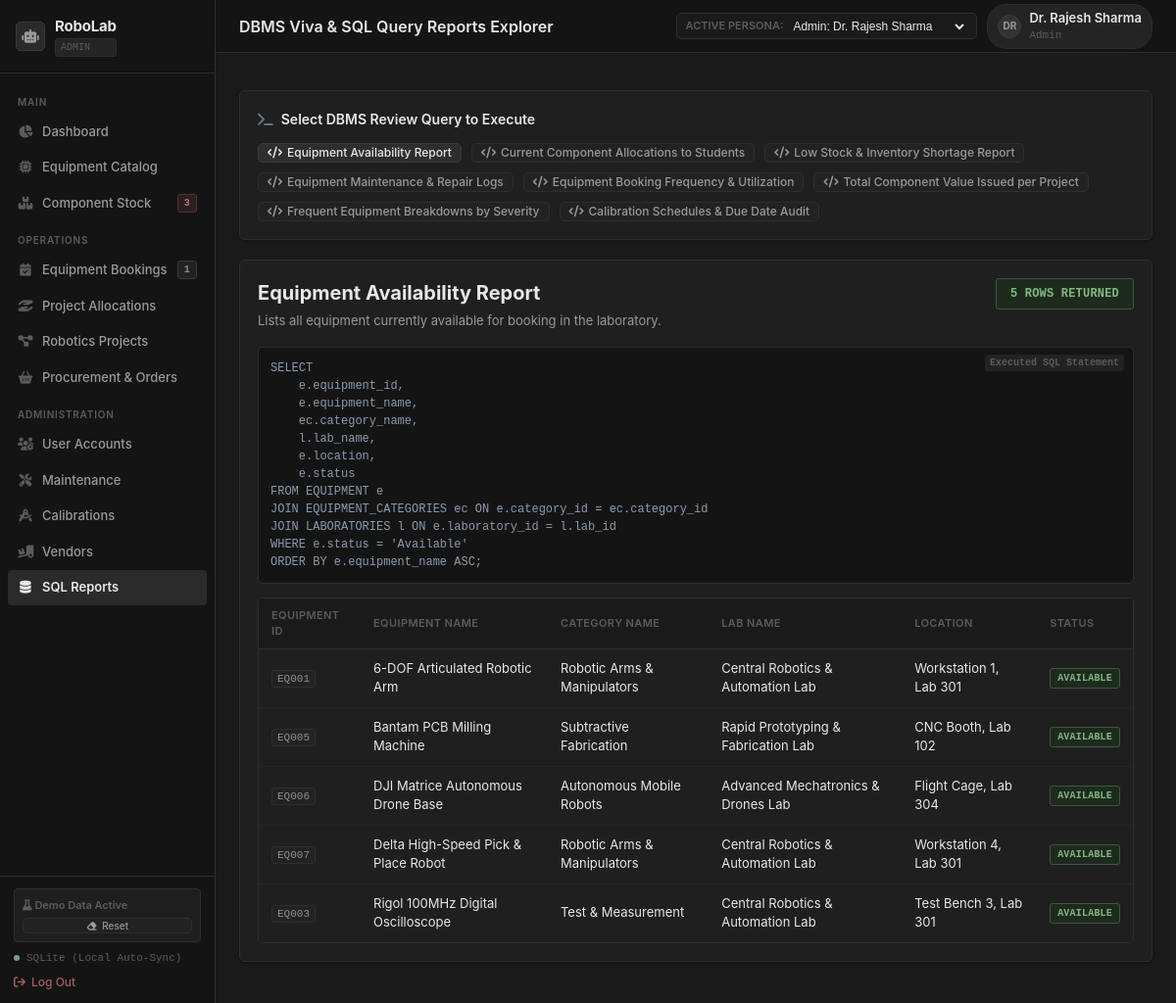
Page /reports on the committed database.
### tables this page shows
CREATE TABLE ROLES (
    role_id INTEGER PRIMARY KEY AUTOINCREMENT,
    role_name TEXT NOT NULL UNIQUE,
    description TEXT,
    created_at DATETIME DEFAULT CURRENT_TIMESTAMP
);

CREATE TABLE USERS (
    user_id INTEGER PRIMARY KEY AUTOINCREMENT,
    role_id INTEGER NOT NULL,
    full_name TEXT NOT NULL,
    email TEXT NOT NULL UNIQUE,
    password_hash TEXT DEFAULT 'pbkdf2:sha256:default_hash',
    roll_number TEXT UNIQUE,
    phone TEXT,
    department TEXT DEFAULT 'Robotics & Automation',
    created_at DATETIME DEFAULT CURRENT_TIMESTAMP,
    FOREIGN KEY (role_id) REFERENCES ROLES(role_id)
);

CREATE TABLE EQUIPMENT (
    equipment_id TEXT PRIMARY KEY,
    equipment_name TEXT NOT NULL,
    category_id INTEGER NOT NULL,
    laboratory_id INTEGER NOT NULL,
    serial_number TEXT UNIQUE,
    purchase_date TEXT NOT NULL,
    warranty_end TEXT,
    status TEXT CHECK(status IN ('Available', 'In Use', 'Maintenance', 'Decommissioned')) DEFAULT 'Available',
    location TEXT NOT NULL,
    description TEXT,
    created_at DATETIME DEFAULT CURRENT_TIMESTAMP,
    FOREIGN KEY (category_id) REFERENCES EQUIPMENT_CATEGORIES(category_id),
    FOREIGN KEY (laboratory_id) REFERENCES LABORATORIES(lab_id)
);

CREATE TABLE EQUIPMENT_CATEGORIES (
    category_id INTEGER PRIMARY KEY AUTOINCREMENT,
    category_name TEXT NOT NULL UNIQUE,
    description TEXT
);

CREATE TABLE LABORATORIES (
    lab_id INTEGER PRIMARY KEY AUTOINCREMENT,
    lab_name TEXT NOT NULL UNIQUE,
    location_code TEXT NOT NULL,
    incharge_id INTEGER,
    contact_number TEXT,
    FOREIGN KEY (incharge_id) REFERENCES USERS(user_id)
);

### app.py (the view)
@app.route('/reports')
@login_required
def reports_view():
    selected_key = request.args.get('report', 'available_equipment')
    if selected_key not in REPORT_QUERIES:
        selected_key = 'available_equipment'
    report_info = REPORT_QUERIES[selected_key]
    results = query_db(report_info['sql'])
    columns = list(results[0].keys()) if results else []
    return render_template('reports.html',
                           reports_catalog=REPORT_QUERIES,
                           selected_key=selected_key,
                           report_info=report_info,
                           columns=columns,
                           results=results)

### templates/reports.html (shortened to what this page needs)
{% extends "layout.html" %}
{% block page_title %}DBMS Viva &amp; SQL Query Reports Explorer{% endblock %}
{% block content %}
<div class="card-section">
    <div class="section-header">
        <div class="section-title">
            <i class="fa-solid fa-terminal" style="color: var(--accent-cyan);"></i>
            <span>Select DBMS Review Query to Execute</span>
        </div>
    </div>
    <div style="display: flex; gap: 10px; flex-wrap: wrap;">
        {% for key, r in reports_catalog.items() %}
        <a href="{{ url_for('reports_view', report=key) }}" class="btn {% if selected_key == key %}btn-primary{% else %}btn-secondary{% endif %} btn-sm">
            <i class="fa-solid fa-code"></i>
            <span>{{ r.title }}</span>
        </a>
        {% endfor %}
    </div>
</div>
<div class="card-section">
    <div style="display: flex; justify-content: space-between; align-items: flex-start; margin-bottom: 16px;">
        <div>
            <h2 style="font-family: var(--font-heading); font-size: 20px; font-weight: 700; color: var(--text-primary); margin-bottom: 4px;">
                {{ report_info.title }}
            </h2>
            <p style="color: var(--text-secondary); font-size: 13px;">
                {{ report_info.desc }}
            </p>
        </div>
        <span class="badge badge-available" style="padding: 6px 14px; font-size: 12px;">
            {{ results|length }} Rows Returned
        </span>
    </div>
    <div class="sql-box">
        <span class="sql-badge">Executed SQL Statement</span>
        <pre><code>{{ report_info.sql.strip() }}</code></pre>
    </div>
    <div class="table-container">
        <table class="table-modern">
            <thead>
                <tr>
                    {% for col in columns %}
                    <th>{{ col.replace('_', ' ').title() }}</th>
                    {% endfor %}
                </tr>
            </thead>
            <tbody>
                {% for row in results %}
                <tr>
                    {% for col in columns %}
                    <td>
                        {% if 'status' in col.lower() %}
                            <span class="badge badge-{{ (row[col]|string).lower().replace(' ', '-').replace('_', '-') }}">{{ row[col] }}</span>
                        {% elif 'id' in col.lower() %}
                            <span class="code-pill">{{ row[col] }}</span>
                        {% elif 'cost' in col.lower() or 'value' in col.lower() %}
                            <span style="font-family: var(--font-mono); font-weight: 600;">₹{{ "%.2f"|format(row[col]|float) if row[col] is not none else '0.00' }}</span>
                        {% else %}
                            {{ row[col] if row[col] is not none else '&mdash;' }}
                        {% endif %}
                    </td>
                    {% endfor %}
                </tr>
                {% else %}
                <tr>
                    <td colspan="{{ columns|length or 1 }}" style="text-align: center; color: var(--text-muted); padding: 30px;">
                        No records returned for this query.
                    </td>
                </tr>
                {% endfor %}
            </tbody>
        </table>
    </div>
</div>
{% endblock %}

### templates/layout.html (shortened to what this page needs)
<!DOCTYPE html>
<html lang="en">
<head>
    <link rel="stylesheet" href="{{ url_for('static', filename='css/fontawesome.min.css') }}">
    <link rel="stylesheet" href="{{ url_for('static', filename='css/style.css') }}">
</head>
<body>
    <div class="app-container">
        <aside class="sidebar">
            <div class="brand-section">
                <div class="brand-icon">
                    <i class="fa-solid fa-robot"></i>
                </div>
                <div>
                    <div class="brand-title">RoboLab</div>
                    <div class="brand-badge">{{ current_user.role_name if current_user else 'PORTAL' }}</div>
                </div>
            </div>
            <ul class="nav-menu">
                <li class="nav-section-title">Main</li>
                <li class="nav-item">
                    <a href="{{ url_for('dashboard') }}" class="nav-link {% if request.endpoint == 'dashboard' %}active{% endif %}">
                        <i class="fa-solid fa-chart-pie"></i>
                        <span>{% if current_user and current_user.role_name == 'Student' %}My Student Portal{% else %}Dashboard{% endif %}</span>
                    </a>
                </li>
                <li class="nav-item">
                    <a href="{{ url_for('equipment_list') }}" class="nav-link {% if request.endpoint in ['equipment_list', 'equipment_detail'] %}active{% endif %}">
                        <i class="fa-solid fa-microchip"></i>
                        <span>Equipment Catalog</span>
                    </a>
                </li>
                <li class="nav-item">
                    <a href="{{ url_for('components_list') }}" class="nav-link {% if request.endpoint == 'components_list' %}active{% endif %}">
                        <i class="fa-solid fa-boxes-stacked"></i>
                        <span>Component Stock</span>
                        {% if low_stock_alerts_count > 0 and (not current_user or current_user.role_name in ['Admin', 'Lab Technician']) %}
                            <span class="badge badge-overdue" style="margin-left: auto; padding: 1px 6px; font-size: 10px;">{{ low_stock_alerts_count }}</span>
                        {% endif %}
                    </a>
                </li>
                <li class="nav-section-title">Operations</li>
                <li class="nav-item">
                    <a href="{{ url_for('bookings_list') }}" class="nav-link {% if request.endpoint == 'bookings_list' %}active{% endif %}">
                        <i class="fa-solid fa-calendar-check"></i>
                        <span>{% if current_user and current_user.role_name == 'Student' %}My Slot Bookings{% else %}Equipment Bookings{% endif %}</span>
                        {% if pending_bookings_count > 0 and (not current_user or current_user.role_name in ['Admin', 'Faculty']) %}
                            <span class="badge badge-pending" style="margin-left: auto; padding: 1px 6px; font-size: 10px;">{{ pending_bookings_count }}</span>
                        {% endif %}
                    </a>
                </li>
                <li class="nav-item">
                    <a href="{{ url_for('allocations_list') }}" class="nav-link {% if request.endpoint == 'allocations_list' %}active{% endif %}">
                        <i class="fa-solid fa-hand-holding-hand"></i>
                        <span>{% if current_user and current_user.role_name == 'Student' %}My Issued Components{% else %}Project Allocations{% endif %}</span>
                    </a>
                </li>
                <li class="nav-item">
                    <a href="{{ url_for('projects_list') }}" class="nav-link {% if request.endpoint == 'projects_list' %}active{% endif %}">
                        <i class="fa-solid fa-diagram-project"></i>
                        <span>Robotics Projects</span>
                    </a>
                </li>
                <li class="nav-item">
                    <a href="{{ url_for('procurement_list') }}" class="nav-link {% if request.endpoint == 'procurement_list' %}active{% endif %}">
                        <i class="fa-solid fa-basket-shopping"></i>
                        <span>Procurement &amp; Orders</span>
                    </a>
                </li>
                <li class="nav-section-title">Administration</li>
                <li class="nav-item">
                    <a href="{{ url_for('users_list') }}" class="nav-link {% if request.endpoint == 'users_list' %}active{% endif %}">
                        <i class="fa-solid fa-users-gear"></i>
                        <span>User Accounts</span>
                    </a>
                </li>
                {% if not current_user or current_user.role_name in ['Admin', 'Lab Technician'] %}
                <li class="nav-item">
                    <a href="{{ url_for('maintenance_list') }}" class="nav-link {% if request.endpoint == 'maintenance_list' %}active{% endif %}">
                        <i class="fa-solid fa-screwdriver-wrench"></i>
                        <span>Maintenance</span>
                    </a>
                </li>
                <li class="nav-item">
                    <a href="{{ url_for('calibrations_list') }}" class="nav-link {% if request.endpoint == 'calibrations_list' %}active{% endif %}">
                        <i class="fa-solid fa-compass-drafting"></i>
                        <span>Calibrations</span>
                    </a>
                </li>
                <li class="nav-item">
                    <a href="{{ url_for('vendors_list') }}" class="nav-link {% if request.endpoint == 'vendors_list' %}active{% endif %}">
                        <i class="fa-solid fa-truck-ramp-box"></i>
                        <span>Vendors</span>
                    </a>
                </li>
                {% endif %}
                {% if not current_user or current_user.role_name in ['Admin', 'Faculty'] %}
                <li class="nav-item">
                    <a href="{{ url_for('reports_view') }}" class="nav-link {% if request.endpoint == 'reports_view' %}active{% endif %}">
                        <i class="fa-solid fa-database"></i>
                        <span>SQL Reports</span>
                    </a>
                </li>
                {% endif %}
            </ul>
            <div class="sidebar-footer">
                <div style="background: #1e1e1e; padding: 8px; border-radius: var(--radius-sm); border: 1px solid var(--border-subtle); margin-bottom: 8px; font-size: 11px;">
                    <div style="margin-bottom: 4px;">
                        <span style="font-weight: 600; color: var(--text-muted);">
                            <i class="fa-solid {% if is_demo_mode %}fa-flask{% else %}fa-broom{% endif %}"></i>
                            {{ 'Demo Data Active' if is_demo_mode else 'Clean Slate Mode' }}
                        </span>
                    </div>
                    <div style="display: flex; gap: 4px;">
                        {% if is_demo_mode %}
                        <a href="{{ url_for('db_reset_clean') }}" class="btn btn-secondary btn-sm" style="padding: 2px 6px; font-size: 10px; width: 100%; justify-content: center;" onclick="return confirm('Clear sample data and switch to clean empty mode?')">
                            <i class="fa-solid fa-eraser"></i> Reset
                        </a>
                        {% else %}
                        <a href="{{ url_for('db_load_demo') }}" class="btn btn-secondary btn-sm" style="padding: 2px 6px; font-size: 10px; width: 100%; justify-content: center;">
                            <i class="fa-solid fa-wand-magic-sparkles"></i> Load Demo
                        </a>
                        {% endif %}
                    </div>
                </div>
                <div class="engine-tag" style="margin-bottom: 8px;">
                    <div class="status-dot"></div>
                    <span>{{ database_engine }}</span>
                </div>
                <a href="{{ url_for('logout') }}" style="display: flex; align-items: center; gap: 6px; color: var(--accent-rose); text-decoration: none; font-size: 12px; font-weight: 500;">
                    <i class="fa-solid fa-arrow-right-from-bracket"></i>
                    <span>Log Out</span>
                </a>
            </div>
        </aside>
        <div class="main-wrapper">
            <header class="topbar">
                <div class="page-title-group">
                    <h1>{% block page_title %}Robotics Laboratory Management System{% endblock %}</h1>
                </div>
                <div class="topbar-actions">
                    {% if demo_users %}
                    <div class="persona-switcher">
                        <span>Active Persona:</span>
                        <select onchange="window.location.href='/switch-role/' + this.value">
                            {% for u in demo_users %}
                            <option value="{{ u.user_id }}" {% if current_user and current_user.user_id == u.user_id %}selected{% endif %}>
                                {{ u.role_name }}: {{ u.full_name }}
                            </option>
                            {% endfor %}
                        </select>
                    </div>
                    {% endif %}
                    <a href="{{ url_for('profile') }}" style="text-decoration: none; color: inherit;">
                        <div class="user-profile" title="View / Edit Profile">
                            <div class="user-avatar">
                                {{ current_user.full_name[:2].upper() if current_user else 'US' }}
                            </div>
                            <div>
                                <div style="font-weight: 600; font-size: 13px;">{{ current_user.full_name if current_user else 'Guest' }}</div>
                                <div style="font-size: 11px; color: var(--text-muted); font-family: var(--font-mono);">
                                    {{ current_user.role_name if current_user else 'Visitor' }}
                                </div>
                            </div>
                        </div>
                    </a>
                </div>
            </header>
            <main class="content-body">
                {% block content %}{% endblock %}
            </main>
        </div>
    </div>
</body>
</html>

### rows in the picture
ROLES: role_name "ADMIN", role_name "Admin"
USERS: full_name "DR", full_name "Dr. Rajesh Sharma"
EQUIPMENT: equipment_id "EQ001", equipment_name "6-DOF Articulated Robotic Arm" "Robotic Arms & Manipulators" "Central Robotics & Automation Lab" "Workstation 1, Lab 301", status "AVAILABLE"
EQUIPMENT: equipment_id "EQ005", equipment_name "Bantam PCB Milling Machine" "Subtractive Fabrication" "Rapid Prototyping & Fabrication Lab" "CNC Booth, Lab 102", status "AVAILABLE"
EQUIPMENT: equipment_id "EQ006", equipment_name "DJI Matrice Autonomous Drone Base" "Autonomous Mobile Robots" "Advanced Mechatronics & Drones Lab" "Flight Cage, Lab 304", status "AVAILABLE"
EQUIPMENT: equipment_id "EQ007", equipment_name "Delta High-Speed Pick & Place Robot" "Robotic Arms & Manipulators" "Central Robotics & Automation Lab" "Workstation 4, Lab 301", status "AVAILABLE"
EQUIPMENT: equipment_id "EQ003", equipment_name "Rigol 100MHz Digital Oscilloscope" "Test & Measurement" "Central Robotics & Automation Lab" "Test Bench 3, Lab 301", status "AVAILABLE"

### other values in the picture
{{ low_stock_alerts_count }} "3"
{{ pending_bookings_count }} "1"
{{ 'Demo Data Active' if is_demo_mode else 'Clean Slate Mode' }} "Demo Data Active"
{{ database_engine }} "SQLite (Local Auto-Sync)"
{{ r.title }} "Equipment Availability Report" "Current Component Allocations to Students" "Low Stock & Inventory Shortage Report" "Equipment Maintenance & Repair Logs" "Equipment Booking Frequency & Utilization" "Total Component Value Issued per Project" "Frequent Equipment Breakdowns by Severity" "Calibration Schedules & Due Date Audit"
{{ report_info.title }} "Equipment Availability Report"
{{ report_info.desc }} "Lists all equipment currently available for booking in the laboratory."
{{ results|length }} "5"
{{ col.replace('_', ' ').title() }} "EQUIPMENT ID" "EQUIPMENT NAME" "CATEGORY NAME" "LAB NAME" "LOCATION" "STATUS"
form field value "Admin: Dr. Rajesh Sharma"
